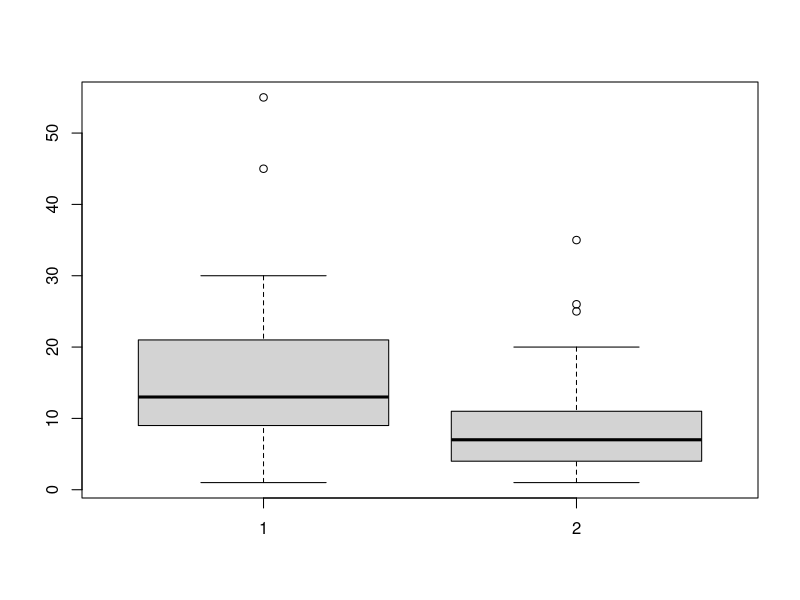

Write R code to recreate this figure.
######ANALISE DE DADOS######
#####LISTA 5
#####ANTONIO FERNANDES

###QUESTAO 5 - LISTA I

Emp <- data.frame("EMP" = 1:15, "MES" = c(8,9,4,5,3,6,8,6,6,8,5,5,6,4,4), 
                  "SET" = c('C','C','I','I','I','C','C','I','I','C','C','I','C','I','I'), 
                  "TAM" = c('G','M','G','M','M','P','G','M','P','M','P','P','M','M','G')) ##Criando Banco

  ##Divindo o banco entre comercio e industria

C <- Emp[ which(Emp$SET == "C"),]  ##Comercio
I <- Emp[ which(Emp$SET == "I"),]  ##Industria

  #Media e mediana de cada grupo

mean(C$MES) ##Média = 7.14
mean(I$MES) ##Média = 4.62

median(C$MES) ##Mediana = 8
median(I$MES) ##Mediana = 4.5

  #Desvio Padrão de cada grupo

sd(C$MES) ##Sd = 1.46
sd(I$MES) ##Sd = 1.06

    ##Identificando 25 decil

fivenum(Emp$MES) ## 25 decil igual a 4.5 (n maximo de meses)

    ##Calculando media, mediana e desvio padrao de acordo com o tamanho da empresa

G <- Emp[ which(Emp$TAM == "G"),]  ##Tamanho grande
M <- Emp[ which(Emp$TAM == "M"),]  ##Tamanho médio
P <- Emp[ which(Emp$TAM == "P"),]  ##Tamanho pequeno

median(G$MES) ##Mediana empresa grande = 6
median(M$MES) ##Mediana empresa media = 6
median(P$MES) ##Mediana empresa pequena = 5.5

mean(G$MES) ##Media empresa grande = 6
mean(M$MES) ##Media empresa media = 5.86
mean(P$MES) ##Media empresa pequena = 5.5

sd(G$MES) ##sd empresa grande = 2.30
sd(M$MES) ##sd empresa media = 2.12
sd(P$MES) ##sd empresa pequena = 0.58


###QUESTAO 6 - LISTA I

Inv <- data.frame("CID" = c("A", "B", "C", "D", "E", "F", "G", "H", "I", "J"),
                  "INV" = c(26,16, 14,10, 19, 15, 19, 16, 19, 18)) ##Criando banco

mean(Inv$INV) ##Investimento médio = 17.2

s <- sd(Inv$INV) ##Desvio padrao = 4.18

mean(Inv$INV) - (2*s) ##Identificando valor para programa especial == 8.83

mean(Inv$INV) - (2*s) ##Valor minimo investimento básico
mean(Inv$INV) + (2*s) ##Valor maximo investimento basico

invba <- Inv[ which(Inv$INV < 25.56 
                         & Inv$INV > 8.83), ] ##Selecionando casos com investimento básico

mean(invba$INV) #media investimento basico = 16.22


###QUESTAO 7 - LISTA I

Est <- data.frame("IND" = 1:20, "A" = c(55,2,13,11,23,2,15,12,14,28,12,45,19,30,16,12,7,13,1,7),
                  "B" =  c(20,7,6,5,3,25,5,3,3,10,8,5,1,35,9,8,12,2,26,NA)) ##Criando Banco

mean(Est$A) ##Media estimulo A = 16.85
mean(Est$B, na.rm = TRUE) ##Media estimulo B = 10.16

median(Est$A) ##Mediana estimulo A = 13
median(Est$B, na.rm = TRUE) ##Mediana estimulo B  = 7

sd(Est$A) ##Desvio padrao estimulo A = 13.80
sd(Est$B, na.rm = TRUE) ##Desvio padrao estimulo B = 9.45

boxplot(Est$A, Est$B) ##Boxplot com os dois estimulos



##QUESTAO 8 - LISTA I

fam <- data.frame("FAM" = c("A", "B", "C", "D", "E", "F", "G", "H", "I", "J"), "REN" = 
                    c(12,16,18,20,28,30,40,48,50,54), "SAU" = c(7.2,7.4,7,6.5,6.6,6.7,6,5.6,6,5.5))

mean(fam$REN) #Media renda familia = 31.6
mean(fam$SAU) #Media percentual gasto com saude = 6.45

sd(fam$REN) #sd renda familia = 15.42
sd(fam$SAU) #sd percentual gasto com saude = 0.66

cov(fam$REN, fam$SAU) #cov entre as duas variaveis = -9.53

cor(fam$REN, fam$SAU) #correlacao entre as duas variaveis -0.94

##QUESTAO 9 - LISTA I 

not <- data.frame("ALU" = c("A", "B", "C", "D", "E", "F", "G", "H", "I"), "PI" = 
                    c(7.5,8.2,8.5,8.7,8.8,9.1,9.2,9.3,10), "P2" = c(8.2, 8,8.3,
                                                                    8.5,9.4,9.6,9,9.3,9.7)) ##Criando banco

cor(not$PI, not$P2) ##correlacao entre as duas variaveis = 0.83




